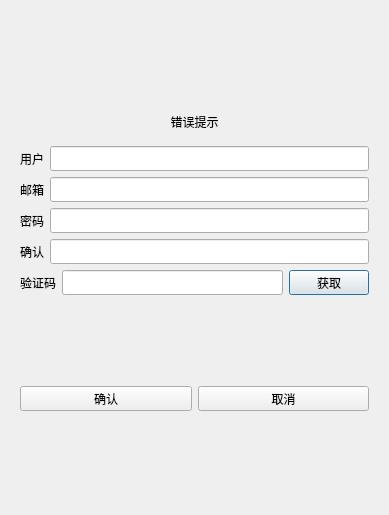
<?xml version="1.0" encoding="UTF-8"?>
<ui version="4.0">
 <class>RegisterDialog</class>
 <widget class="QDialog" name="RegisterDialog">
  <property name="geometry">
   <rect>
    <x>0</x>
    <y>0</y>
    <width>389</width>
    <height>515</height>
   </rect>
  </property>
  <property name="windowTitle">
   <string>Dialog</string>
  </property>
  <layout class="QVBoxLayout" name="verticalLayout_2">
   <item>
    <layout class="QVBoxLayout" name="verticalLayout">
     <item>
      <widget class="QStackedWidget" name="stackedWidget">
       <widget class="QWidget" name="page">
        <layout class="QVBoxLayout" name="verticalLayout_3">
         <item>
          <spacer name="verticalSpacer">
           <property name="orientation">
            <enum>Qt::Orientation::Vertical</enum>
           </property>
           <property name="sizeHint" stdset="0">
            <size>
             <width>20</width>
             <height>40</height>
            </size>
           </property>
          </spacer>
         </item>
         <item>
          <widget class="QWidget" name="widget" native="true">
           <layout class="QVBoxLayout" name="verticalLayout_4">
            <item>
             <widget class="QLabel" name="err_msg_label">
              <property name="text">
               <string>错误提示</string>
              </property>
              <property name="alignment">
               <set>Qt::AlignmentFlag::AlignCenter</set>
              </property>
             </widget>
            </item>
           </layout>
          </widget>
         </item>
         <item>
          <layout class="QHBoxLayout" name="horizontalLayout">
           <item>
            <widget class="QLabel" name="user_label">
             <property name="minimumSize">
              <size>
               <width>0</width>
               <height>25</height>
              </size>
             </property>
             <property name="maximumSize">
              <size>
               <width>16777215</width>
               <height>25</height>
              </size>
             </property>
             <property name="text">
              <string>用户</string>
             </property>
            </widget>
           </item>
           <item>
            <widget class="QLineEdit" name="user_edit">
             <property name="minimumSize">
              <size>
               <width>0</width>
               <height>25</height>
              </size>
             </property>
             <property name="maximumSize">
              <size>
               <width>16777215</width>
               <height>25</height>
              </size>
             </property>
            </widget>
           </item>
          </layout>
         </item>
         <item>
          <layout class="QHBoxLayout" name="horizontalLayout_2">
           <item>
            <widget class="QLabel" name="email_label">
             <property name="text">
              <string>邮箱</string>
             </property>
            </widget>
           </item>
           <item>
            <widget class="QLineEdit" name="email_edit">
             <property name="minimumSize">
              <size>
               <width>0</width>
               <height>25</height>
              </size>
             </property>
             <property name="maximumSize">
              <size>
               <width>16777215</width>
               <height>25</height>
              </size>
             </property>
            </widget>
           </item>
          </layout>
         </item>
         <item>
          <layout class="QHBoxLayout" name="horizontalLayout_3">
           <item>
            <widget class="QLabel" name="password_label">
             <property name="minimumSize">
              <size>
               <width>0</width>
               <height>25</height>
              </size>
             </property>
             <property name="maximumSize">
              <size>
               <width>16777215</width>
               <height>25</height>
              </size>
             </property>
             <property name="text">
              <string>密码</string>
             </property>
            </widget>
           </item>
           <item>
            <widget class="QLineEdit" name="password_edit">
             <property name="minimumSize">
              <size>
               <width>0</width>
               <height>25</height>
              </size>
             </property>
             <property name="maximumSize">
              <size>
               <width>16777215</width>
               <height>25</height>
              </size>
             </property>
            </widget>
           </item>
          </layout>
         </item>
         <item>
          <layout class="QHBoxLayout" name="horizontalLayout_4">
           <item>
            <widget class="QLabel" name="confirm_label">
             <property name="minimumSize">
              <size>
               <width>0</width>
               <height>25</height>
              </size>
             </property>
             <property name="maximumSize">
              <size>
               <width>16777215</width>
               <height>25</height>
              </size>
             </property>
             <property name="text">
              <string>确认</string>
             </property>
            </widget>
           </item>
           <item>
            <widget class="QLineEdit" name="confirm_edit">
             <property name="minimumSize">
              <size>
               <width>0</width>
               <height>25</height>
              </size>
             </property>
             <property name="maximumSize">
              <size>
               <width>16777215</width>
               <height>25</height>
              </size>
             </property>
            </widget>
           </item>
          </layout>
         </item>
         <item>
          <layout class="QHBoxLayout" name="horizontalLayout_5">
           <item>
            <widget class="QLabel" name="verify_code_label">
             <property name="minimumSize">
              <size>
               <width>0</width>
               <height>25</height>
              </size>
             </property>
             <property name="maximumSize">
              <size>
               <width>16777215</width>
               <height>25</height>
              </size>
             </property>
             <property name="text">
              <string>验证码</string>
             </property>
            </widget>
           </item>
           <item>
            <widget class="QLineEdit" name="verify_code_edit">
             <property name="minimumSize">
              <size>
               <width>0</width>
               <height>25</height>
              </size>
             </property>
             <property name="maximumSize">
              <size>
               <width>16777215</width>
               <height>25</height>
              </size>
             </property>
            </widget>
           </item>
           <item>
            <widget class="QPushButton" name="verify_code_btn">
             <property name="minimumSize">
              <size>
               <width>0</width>
               <height>25</height>
              </size>
             </property>
             <property name="maximumSize">
              <size>
               <width>16777215</width>
               <height>25</height>
              </size>
             </property>
             <property name="text">
              <string>获取</string>
             </property>
            </widget>
           </item>
          </layout>
         </item>
         <item>
          <spacer name="verticalSpacer_3">
           <property name="orientation">
            <enum>Qt::Orientation::Vertical</enum>
           </property>
           <property name="sizeHint" stdset="0">
            <size>
             <width>20</width>
             <height>40</height>
            </size>
           </property>
          </spacer>
         </item>
         <item>
          <layout class="QHBoxLayout" name="horizontalLayout_6">
           <item>
            <widget class="QPushButton" name="confirm_btn">
             <property name="minimumSize">
              <size>
               <width>0</width>
               <height>25</height>
              </size>
             </property>
             <property name="maximumSize">
              <size>
               <width>16777215</width>
               <height>25</height>
              </size>
             </property>
             <property name="text">
              <string>确认</string>
             </property>
            </widget>
           </item>
           <item>
            <widget class="QPushButton" name="cancel_btn">
             <property name="minimumSize">
              <size>
               <width>0</width>
               <height>25</height>
              </size>
             </property>
             <property name="maximumSize">
              <size>
               <width>16777215</width>
               <height>25</height>
              </size>
             </property>
             <property name="text">
              <string>取消</string>
             </property>
            </widget>
           </item>
          </layout>
         </item>
         <item>
          <spacer name="verticalSpacer_2">
           <property name="orientation">
            <enum>Qt::Orientation::Vertical</enum>
           </property>
           <property name="sizeHint" stdset="0">
            <size>
             <width>20</width>
             <height>40</height>
            </size>
           </property>
          </spacer>
         </item>
        </layout>
       </widget>
       <widget class="QWidget" name="page_2"/>
      </widget>
     </item>
    </layout>
   </item>
  </layout>
 </widget>
 <resources/>
 <connections/>
</ui>
